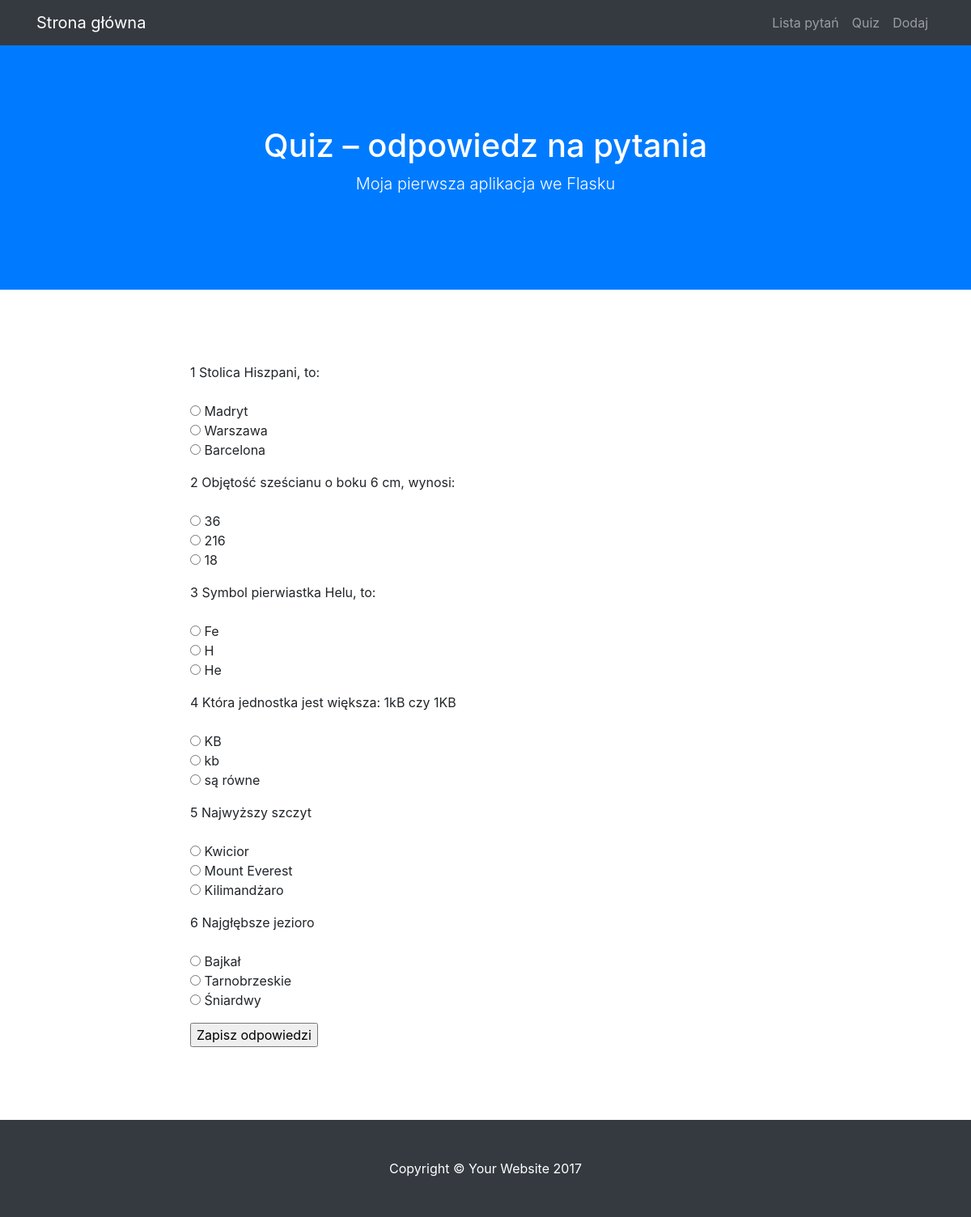
The page /quiz on the database as committed earlier.
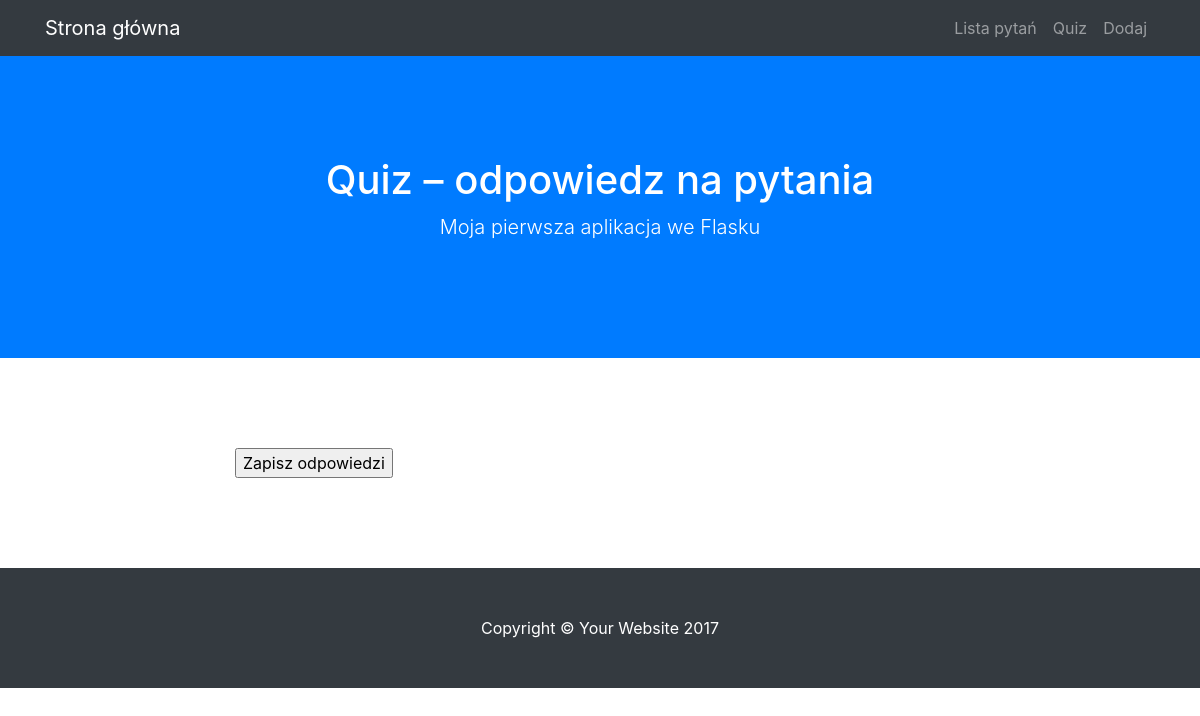
The same page on the database as committed later.
### modele.py (models this page shows)
class BazaModel(Model):
    class Meta:
        database = baza

class Pytanie(BazaModel):
    pytanie = CharField(null=False)
    kategoria = ForeignKeyField(Kategoria, related_name='pytania')

class Odpowiedz(BazaModel):
    odpowiedz = CharField(null=False)
    pytanie = ForeignKeyField(Pytanie, related_name='odpowiedzi')
    odpok = IntegerField(default=0)

### views.py (the view, shortened to what this page needs)
@app.route("/quiz", methods=['GET', 'POST'])
def quiz():
    pytania = Pytanie.select().join(Odpowiedz).distinct().order_by(Pytanie.id)
    return render_template('quiz.html', query = pytania)

### quiz.py (called while the page is built)
@app.before_request
def before_request():
    g.db = baza
    g.db.connect()

@app.after_request
def after_request(response):
    g.db.close()
    return response

### templates/quiz.html (shortened to what this page needs)
{% extends "szablon.html" %}
{% block h1 %}Quiz – odpowiedz na pytania{% endblock %}
{% block tresc %}
    <form method="POST">
    {% for p in query %}
    <p>
        {{ p.id }} {{ p.pytanie }}<br>
        <br>
        {% for o in p.odpowiedzi %}
        <input type="radio" name="{{ p.id }}" value="{{ o.id }}">
        {{ o.odpowiedz }}
        <br>
        {% endfor %}
    </p>
    {% endfor %}
    <input type="submit" value="Zapisz odpowiedzi">
    </form>
{% endblock %}

### templates/szablon.html (shortened to what this page needs)
<!DOCTYPE html>
<html lang="en">
  <head>
    <link href="{{ url_for('static', filename='vendor/bootstrap/css/bootstrap.min.css') }}" rel="stylesheet">
    <link href="{{ url_for('static', filename='css/scrolling-nav.css') }}" rel="stylesheet">
    <link href="{{ url_for('static', filename='css/style.css') }}" rel="stylesheet">
  </head>
  <body id="page-top">
    <nav class="navbar navbar-expand-lg navbar-dark bg-dark fixed-top" id="mainNav">
      <div class="container">
        <a class="navbar-brand js-scroll-trigger" href="{{ url_for('index') }}">Strona główna</a>
        <div class="collapse navbar-collapse" id="navbarResponsive">
          <ul class="navbar-nav ml-auto">
            <li class="nav-item">
              <a class="nav-link js-scroll-trigger" href="{{ url_for('lista') }}">Lista pytań</a>
            </li>
            <li class="nav-item">
              <a class="nav-link js-scroll-trigger" href="{{ url_for('quiz') }}">Quiz</a>
            </li>
            <li class="nav-item">
              <a class="nav-link js-scroll-trigger" href="{{ url_for('dodaj') }}">Dodaj</a>
            </li>
          </ul>
        </div>
      </div>
    </nav>
    <header class="bg-primary text-white">
      <div class="container text-center">
        <h1>{% block h1 %}{% endblock %}</h1>
        <p class="lead">Moja pierwsza aplikacja we Flasku</p>
      </div>
    </header>
    <section id="quiz">
      <div class="container">
        <div class="row">
          <div class="col-lg-8 mx-auto">
            {% block tresc %}
            {% endblock %}
          </div>
        </div>
      </div>
    </section>
    <footer class="py-5 bg-dark">
      <div class="container">
        <p class="m-0 text-center text-white">Copyright &copy; Your Website 2017</p>
      </div>
    </footer>
  </body>
</html>

### static/css/scrolling-nav.css (style rules this page uses)
header { padding: 154px 0 100px; }
@media (min-width: 992px) { header { padding: 156px 0 100px; } }
section { padding: 150px 0; }

### static/css/style.css (style rules this page uses)
section { padding: 90px 0; }

Rows that differ between the two databases and show on the page:
removed Pytanie: id "1", pytanie "Stolica Hiszpani, to:"
removed Odpowiedz: odpowiedz "Madryt", shown under "1"
removed Odpowiedz: odpowiedz "Warszawa", shown under "1"
removed Odpowiedz: odpowiedz "Barcelona", shown under "1"
removed Pytanie: id "2", pytanie "Objętość sześcianu o boku 6 cm, wynosi:"
removed Odpowiedz: odpowiedz "36", shown under "2"
removed Odpowiedz: odpowiedz "216", shown under "2"
removed Odpowiedz: odpowiedz "18", shown under "2"
removed Pytanie: id "3", pytanie "Symbol pierwiastka Helu, to:"
removed Odpowiedz: odpowiedz "Fe", shown under "3"
removed Odpowiedz: odpowiedz "H", shown under "3"
removed Odpowiedz: odpowiedz "He", shown under "3"
removed Pytanie: id "4", pytanie "Która jednostka jest większa: 1kB czy 1KB"
removed Odpowiedz: odpowiedz "KB", shown under "4"
removed Odpowiedz: odpowiedz "kb", shown under "4"
removed Odpowiedz: odpowiedz "są równe", shown under "4"
removed Pytanie: id "5", pytanie "Najwyższy szczyt"
removed Odpowiedz: odpowiedz "Kwicior", shown under "5"
removed Odpowiedz: odpowiedz "Mount Everest", shown under "5"
removed Odpowiedz: odpowiedz "Kilimandżaro", shown under "5"
removed Pytanie: id "6", pytanie "Najgłębsze jezioro"
removed Odpowiedz: odpowiedz "Bajkał", shown under "6"
removed Odpowiedz: odpowiedz "Tarnobrzeskie", shown under "6"
removed Odpowiedz: odpowiedz "Śniardwy", shown under "6"
